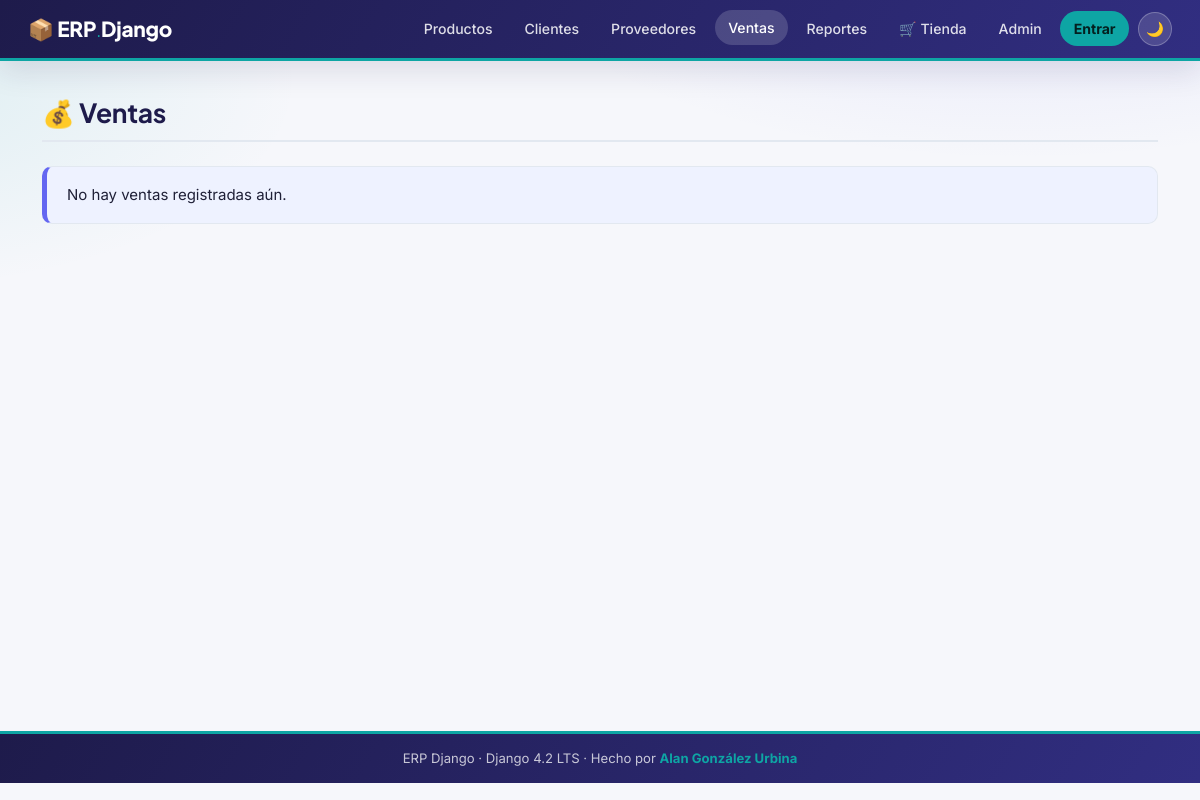
/ventas/, run on an earlier commit of the app's database.
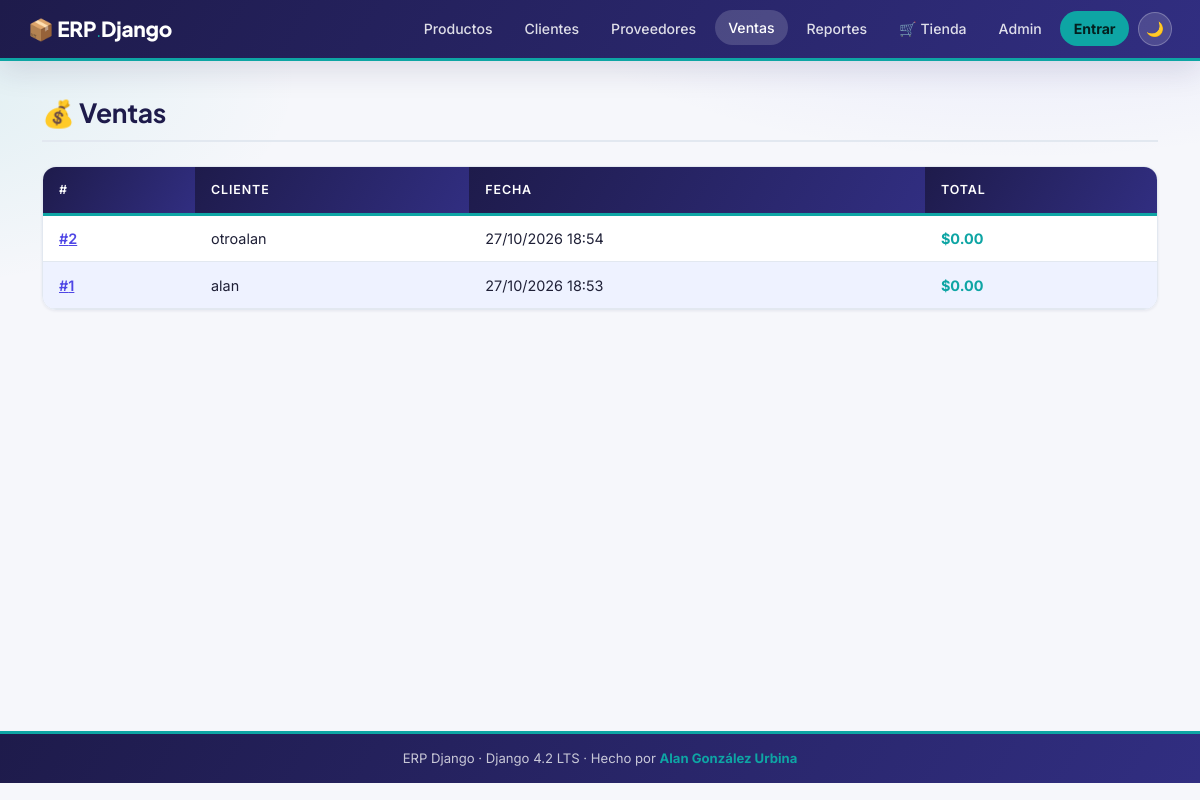
And on a later commit of the database.
### ventas/models.py (models this page shows, shortened)
class Venta(models.Model):
    cliente = models.ForeignKey(
        Cliente,
        on_delete=models.PROTECT,      # D-03: no borrar cliente con ventas
        related_name='ventas',
        verbose_name='Cliente'
    )
    fecha   = models.DateTimeField(
        auto_now_add=True, verbose_name='Fecha'
    )
    class Meta:
        verbose_name        = 'Venta'
        verbose_name_plural = 'Ventas'
        ordering            = ['-fecha']
    @property
    def total(self) -> Decimal:
        return sum(
            (d.subtotal for d in self.detalles.all()),
            Decimal('0.00')        # valor inicial para venta sin detalles
        )

### clientes/models.py (models this page shows)
class Cliente(models.Model):
    nombre   = models.CharField(
        max_length=150, verbose_name='Nombre'
    )
    correo   = models.EmailField(
        unique=True, verbose_name='Correo electrónico'
    )
    telefono = models.CharField(
        max_length=20, blank=True, verbose_name='Teléfono'
    )
    activo   = models.BooleanField(
        default=True, verbose_name='Activo'
    )
    creado   = models.DateTimeField(
        auto_now_add=True, verbose_name='Fecha de registro'
    )
    class Meta:
        verbose_name        = 'Cliente'
        verbose_name_plural = 'Clientes'
        ordering            = ['nombre']
    def __str__(self) -> str:
        return self.nombre

### ventas/views.py (the view)
# urls.py: path('',                        views.VentaListView.as_view(),  name='lista'),
class VentaListView(ListView):
    model               = Venta
    template_name       = 'ventas/lista.html'
    context_object_name = 'ventas'
    paginate_by         = 20
    def get_queryset(self):
        return (
            Venta.objects
            .select_related('cliente')
            .order_by('-fecha')
        )

### catalogo/context_processors.py (called while the page is built)
def carrito_info(request) -> dict[str, Any]:
    carrito = request.session.get('carrito', {})
    total_items     = sum(
        int(item.get('cantidad', 0)) for item in carrito.values()
    )
    total_productos = len(carrito)
    return {
        'carrito_total_items':     total_items,
        'carrito_total_productos': total_productos,
    }

### ventas/templates/ventas/lista.html (shortened to what this page needs)
{% extends "base.html" %}
{% block nav_ventas %}active{% endblock %}
{% block content %}
<div class="erp-page-title">
    <h2>💰 Ventas</h2>
</div>
{% if ventas %}
<table class="erp-table">
    <thead>
        <tr>
            <th>#</th><th>Cliente</th><th>Fecha</th><th>Total</th>
        </tr>
    </thead>
    <tbody>
        {% for v in ventas %}
        <tr>
            <td>
                <a href="{% url 'ventas:detalle' v.pk %}"
                   style="color:var(--clr-royal);font-weight:600;">
                    #{{ v.pk }}
                </a>
            </td>
            <td>{{ v.cliente }}</td>
            <td>{{ v.fecha|date:"d/m/Y H:i" }}</td>
            <td style="font-weight:700;color:var(--clr-gold);">
                ${{ v.total }}
            </td>
        </tr>
        {% endfor %}
    </tbody>
</table>
{% else %}
<div class="erp-alert-info">No hay ventas registradas aún.</div>
{% endif %}
{% endblock %}

What changed in the data, as far as the page shows it:
added Venta: pk "2", cliente "otroalan", fecha "27/10/2026 18:54", total "0.00"
added Venta: pk "1", cliente "alan", fecha "27/10/2026 18:53", total "0.00"
Also different on the page:
text no longer shown: "No hay ventas registradas aún."
text now shown: "# CLIENTE FECHA TOTAL"
